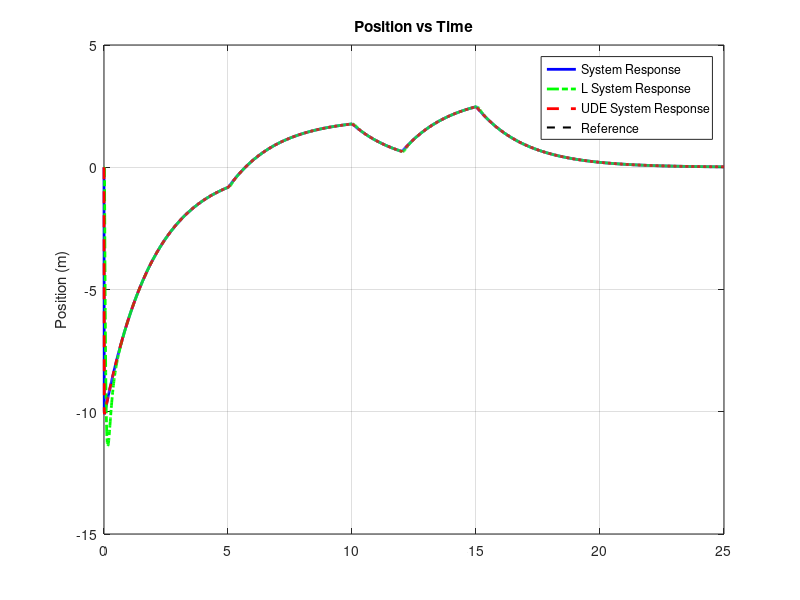
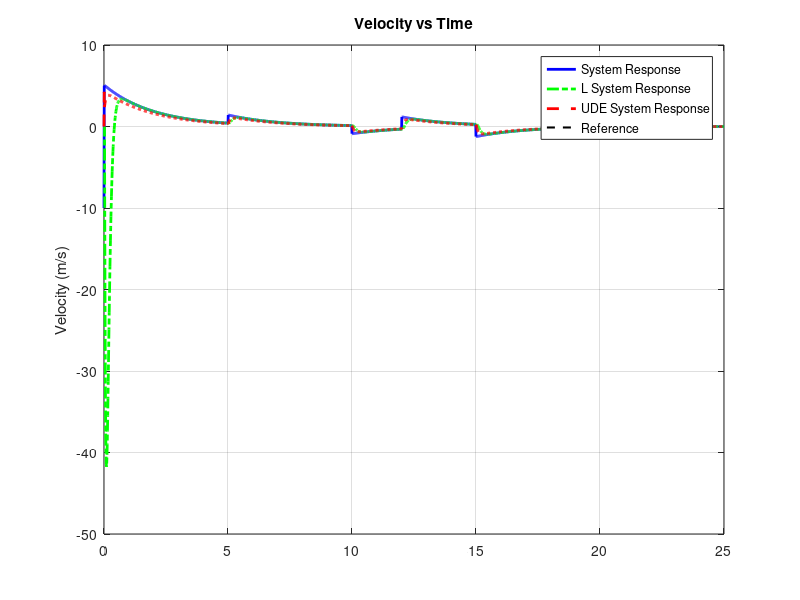

MATLAB code to generate these figures, in order: (Note: a time limit stopped this script after it produced the figures.)
close all
clearvars
clc

%%%%%%%%%%%%%%%%%%%%%%%%%%%%%%%%%%%%%%%%%%%%%%%%%%%%%%%%%%%%%%%%%%%%%%%%%%%%%
%%%% Parameters %%%%

m = 1;                  % Mass
b = 0.5;                % Damping/friction coefficient
Kp = 1;    
Kd = 0.5;     
disturbance = 1;        % External disturbance

Kp = 0;    
Kd = 0;     

%%%%%%%%%%%%%%%%%%%%%%%%%%%%%%%%%%%%%%%%%%%%%%%%%%%%%%%%%%%%%%%%%%%%%%%%%%%%%%
%%%% Sim %%%%

dt = 0.01;  
t = 0:dt:25;
n = length(t);

%%%%%%%%%%%%%%%%%%%%%%%%%%%%%%%%%%%%%%%%%%%%%%%%%%%%%%%%%%%%%%%%%%%%%%%%%%%%%
%%%% State-space Model %%%%

% State-space matrices (A, B, C, D)
A = [0 1; 0 -b/m];      % System dynamics matrix
B = [0; 1/m];           % Control input matrix
C = [1 0];              % Output matrix
D = 0;                  % Direct feedthrough

B_pinv = pinv(B);       % B pseudo inverse (2x1 in this case)

%%%%%%%%%%%%%%%%%%%%%%%%%%%%%%%%%%%%%%%%%%%%%%%%%%%%%%%%%%%%%%%%%%%%%%%%%%%%%%
%%%% State variables %%%%

x = zeros(2,n);         % x(1) = position, x(2) = velocity
x_hat_L = zeros(2,n);   % State estimate (L observer)
x_hat_UDE = zeros(2,n); % State estimate (UDE observer)
ref = ones(1,n);        % Reference signal

dx = zeros(2,n);         % x(1) = position, x(2) = velocity
dx_hat_L = zeros(2,n);   % State estimate (L observer)
dx_hat_UDE = zeros(2,n); % State estimate (UDE observer)
dref = ones(1,n);        % Reference signal

%%%%%%%%%%%%%%%%%%%%%%%%%%%%%%%%%%%%%%%%%%%%%%%%%%%%%%%%%%%%%%%%%%%%%%%%%%%%%%
%%%% Observer gains %%%%

desired_eigenvalues = [-10, -11];  
L = place(A', C', desired_eigenvalues)';
Omega = 15 ;

%%%%%%%%%%%%%%%%%%%%%%%%%%%%%%%%%%%%%%%%%%%%%%%%%%%%%%%%%%%%%%%%%%%%%%%%%%%%%%
%%%% Initial conditions %%%%

x(:,1) = [0; -10];
x_hat_L(:,1) = [0; 0]; 
x_hat_UDE(:,1) = [0; 0]; 

dx(:,1) = [0; -10];
dx_hat_L(:,1) = [0; 0]; 
dx_hat_UDE(:,1) = [0; 0]; 

xi = -Omega * (B_pinv * x(:,1));  % Initial state of UDE observer xi_0

%%%%%%%%%%%%%%%%%%%%%%%%%%%%%%%%%%%%%%%%%%%%%%%%%%%%%%%%%%%%%%%%%%%%%%%%%%%%%%
%%%% Control loop %%%%

u = zeros(1,n);             % Control input
u_UDE = zeros(1,n);         % Control input UDE

for k = 1:n-1
    % PD control
    e = ref(k) - x(1,k);    % Position error
    de = -x(2,k);           % Velocity error
    u(k) = Kp*e + Kd*de;    % Standard control input
    
    % Apply disturbance some period of time XD
    if k > 5/dt && k < 10/dt
        F_disturbance = disturbance;
    elseif k > 12/dt && k < 15/dt
        F_disturbance = disturbance * 1.5;
    else
        F_disturbance = 0;
    end
    
    %%%%%%%%%%%%%%%%%%%%%%%%%%%%%%%%%%%%%%%%%%%%%%%%%%%%%%%%%%%%%%%%%%%%%%%%%%%%%%
    %%%% Control loop --- State-space equation with disturbance %%%%
    dx(:, k+1) = A * x(:, k) + B * (u(k) + F_disturbance);    % dx = A*x + B*u
    x(:, k+1) = x(:, k) + dt * dx(:, k);                    % Update system states
    
    %%%%%%%%%%%%%%%%%%%%%%%%%%%%%%%%%%%%%%%%%%%%%%%%%%%%%%%%%%%%%%%%%%%%%%%%%%%%%%
    %%%% Control loop --- Luenberger Observer (L) %%%%
    y = C * x(:, k);    % Measurement 
    dx_hat_L(:, k+1) = A * x_hat_L(:, k) + B * u(k) + L * (y - C * x_hat_L(:, k));  
    x_hat_L(:, k+1) = x_hat_L(:, k) + dt * dx_hat_L(:, k);  % Update Luenberger observer states


    %%%%%%%%%%%%%%%%%%%%%%%%%%%%%%%%%%%%%%%%%%%%%%%%%%%%%%%%%%%%%%%%%%%%%%%%%%%%%%
    %%%%% UDE state update (with disturbance compensation) %%%%
    xi_dot = -Omega * xi - (Omega * Omega * (B_pinv * x(:,k)) + Omega * (B_pinv * A * x(:,k))) - Omega * u(k); 
    xi = xi + dt * xi_dot;  % Update xi
    w_hat = xi + Omega * (B_pinv * x(:,k));  % w_hat(t) = xi + Omega * B^+ x(t)
    dx_hat_UDE(:, k+1) = A * x(:, k) + B * u(k) + B * w_hat;  
    x_hat_UDE(:, k+1) = x_hat_UDE(:, k) + dt * dx_hat_UDE(:, k);  % Update UDE observer states

    
end
u(end) = u(end-1);  % Control signal stabilization for last deste

%%%%%%%%%%%%%%%%%%%%%%%%%%%%%%%%%%%%%%%%%%%%%%%%%%%%%%%%%%%%%%%%%%%%%%%%%%%%%%
%%%% Plot %%%%

figure
plot(t, dx(1,:), 'b', 'LineWidth', 2); hold on;
plot(t, dx_hat_L(1,:), '-.g', 'LineWidth', 2); hold on;
plot(t, dx_hat_UDE(1,:), '--r', 'LineWidth', 2); hold on;
plot(t, 0, '--k', 'LineWidth', 1.5);
title('Position vs Time');
ylabel('Position (m)');
legend('System Response', 'L System Response', 'UDE System Response', 'Reference');
grid on

figure
plot(t, dx(2,:), 'b', 'LineWidth', 2); hold on;
plot(t, dx_hat_L(2,:), '-.g', 'LineWidth', 2); hold on;
plot(t, dx_hat_UDE(2,:), '--r', 'LineWidth', 2); hold on;
plot(t, 0, '--k', 'LineWidth', 1.5);
title('Velocity vs Time');
ylabel('Velocity (m/s)');
legend('System Response', 'L System Response', 'UDE System Response', 'Reference');
grid on
